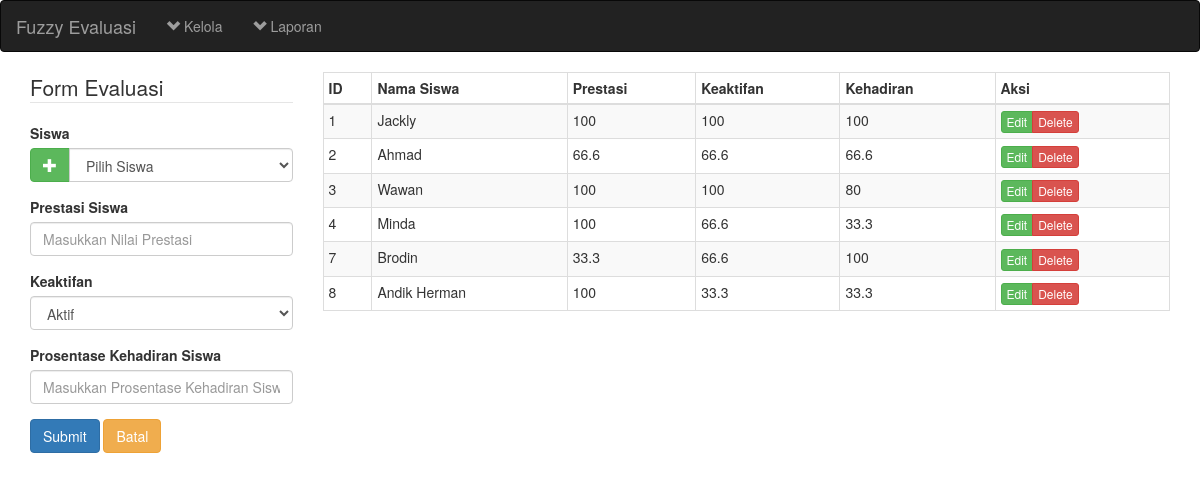
Screenshot of /fuzzyevaluasi2/evaluasi.php with the database file from the repository.
### tables this page shows
CREATE TABLE `evaluasi` (
  `id_evaluasi` int(11) NOT NULL AUTO_INCREMENT,
  `id_siswa` int(11) NOT NULL DEFAULT '0',
  `prestasi` float DEFAULT '0',
  `keaktifan` float DEFAULT '0',
  `kehadiran` float DEFAULT '0',
  `datetime` datetime NOT NULL DEFAULT CURRENT_TIMESTAMP ON UPDATE CURRENT_TIMESTAMP,
  PRIMARY KEY (`id_evaluasi`)
);

CREATE TABLE `siswa` (
  `id_siswa` int(11) NOT NULL AUTO_INCREMENT,
  `nim` int(11) NOT NULL,
  `nama_siswa` varchar(100) NOT NULL,
  `id_kelas` int(11) DEFAULT NULL,
  `j_kelamin` enum('L','P') NOT NULL,
  `alamat` varchar(255) DEFAULT NULL,
  `telp` varchar(12) DEFAULT NULL,
  `datetime` datetime DEFAULT CURRENT_TIMESTAMP ON UPDATE CURRENT_TIMESTAMP,
  PRIMARY KEY (`id_siswa`,`nim`)
);

### fuzzyevaluasi2/evaluasi.php (called while the page is built, shortened)
<?php include('header.php'); ?>
<?php include('content-evaluasi.php'); ?>
<?php include('footer.php'); ?>

### fuzzyevaluasi2/functions.php (called while the page is built, shortened)
<?php
function baseurl(){
	return "http://".$_SERVER['HTTP_HOST']."/fuzzyevaluasi2/";
}
 ?>

### fuzzyevaluasi2/list-evaluasi.php (the view, shortened to what this page needs)
<?php
$sql="select * from evaluasi a left join siswa b on a.id_siswa=b.id_siswa";
$result=mysql_query($sql)or die('Maaf, Query Salah');
function show_fuzzy($show){
	global $result;
	if($result==true){
		while($row=mysql_fetch_array($result)):
			?>
				<tr>
					<td><?php echo $row['id_evaluasi'] ?></td>
					<td><?php echo $row['nama_siswa'] ?></td>
					<td><?php echo $row['prestasi'] ?></td>
					<td><?php echo $row['keaktifan'] ?></td>
					<td><?php echo $row['kehadiran'] ?></td>
				<?php
					switch ($show) {
						case 'all':
							?>
							<td><div class="btn-group">
								<a href="proses.php?form=evaluasi&a=edit&id=<?php echo $row['id_evaluasi'] ?>" class="btn btn-xs btn-success">Edit</a>
								<a href="proses.php?form=evaluasi&a=delete&id=<?php echo $row['id_evaluasi'] ?>" class="btn btn-xs btn-danger">Delete</a>
							</div></td>
							<?php
							break;
							?>
							<?php
					}
				?>
				</tr>
			<?php
		endwhile;
	}
}
?>

### fuzzyevaluasi2/header.php (shortened to what this page needs)
<?php include('functions.php'); ?>
<!DOCTYPE html>
	<html lang="">
		<head>
		</head>
		<body>
			<nav class="navbar  navbar-inverse navbar-static" role="navigation">
				<div class="navbar-header">
					<a class="navbar-brand" href="index.php">Fuzzy Evaluasi</a>
				</div>
				<div class="collapse navbar-collapse navbar-ex1-collapse">
					<ul class="nav navbar-nav ">
						<li class="dropdown">
							<a href="#" class="dropdown-toggle" data-toggle="dropdown"><i class="glyphicon glyphicon-chevron-down"></i> Kelola </b></a>
						</li><li class="dropdown">
							<a href="#" class="dropdown-toggle" data-toggle="dropdown"><i class="glyphicon glyphicon-chevron-down"></i> Laporan </a>
						</li>
					</ul>
				</div>
			</nav>

### fuzzyevaluasi2/content-evaluasi.php
<div class="container">
	<div class="row">
		<div class="col-xs-3 col-sm-3 col-md-3 col-lg-3">
			<?php include('form-evaluasi.php'); ?>
		</div>
		<div class="col-xs-9 col-sm-9 col-md-9 col-lg-9">
			<table class="table table-hover table-condensed table-striped table-bordered">
				<thead>
					<tr>
						<th>ID</th>
						<th>Nama Siswa</th>
						<th>Prestasi</th>
						<th>Keaktifan</th>
						<th>Kehadiran</th>
						<th>Aksi</th>
					</tr>
				</thead>
				<?php include('list-evaluasi.php');
					show_fuzzy('all');
				?>
			</table>
		</div>
	</div>
</div>

### fuzzyevaluasi2/form-evaluasi.php (shortened to what this page needs)
<?php
$evalid= isset($_GET['id']) ? $_GET['id'] : '';
 ?>
<form action="proses.php" method="POST" role="form">
				<legend>Form Evaluasi</legend>
				<?php
					$aktif=array(
						'33.3','66.6','100');
				?>
				<div class="form-group"><label for="id_siswa">Siswa</label>
					<div class="input-group">
 		<span class="input-group-btn">
        					<a class="btn btn-success " href="siswa.php"><i class="glyphicon glyphicon-plus"></i></a>
      </span>
					<select name="id_siswa" id="id_siswa" class="form-control" required="required">
						<option value='0'>Pilih Siswa</option>
					</select>
</div>
				</div>
				<div class="form-group">
					<label for="prestasi">Prestasi Siswa</label>
					<input name="prestasi" type="text" class="form-control" id="prestasi" required placeholder="Masukkan Nilai Prestasi" value="<?php echo (!empty($prestasi)?$prestasi:''); ?>">
				</div>
				<div class="form-group">
					<label for="aktif">Keaktifan</label>
					<select name="aktif" id="aktif" class="form-control" required="required">
							<?php if(isset($aktif)): ?>
								<?php if($aktif=='33.3'): ?>
								<option value='33.3' selected='selected'>Pasif </option>
								<option value='66.6'>Sedang </option>
								<option value='100'>Aktif </option>
								<?php elseif($aktif=='66.6'): ?>
								<option value='33.3' >Pasif </option>
								<option value='66.6' selected='selected'>Sedang </option>
								<option value='100'>Aktif </option>
								<?php else: ?>
								<option value='100' selected='selected'>Aktif </option>
								<?php endif; ?>
							<?php else: ?>
							<option value='33.3'>Pasif </option>
							<option value='66.6'>Sedang </option>
							<option value='100'>Aktif </option>
							<?php endif; ?>
					</select>
				</div>
				<div class="form-group">
					<label for="kehadiran">Prosentase Kehadiran Siswa</label>
					<input name="kehadiran" type="text" class="form-control" id="kehadiran" required placeholder="Masukkan Prosentase Kehadiran Siswa" value="<?php echo (!empty($hadir)?$hadir:''); ?>">
				</div>
				<button name="<?php echo !empty($evalid)?'save':'submit'; ?>" type="submit" class="btn btn-primary">Submit</button>
				<a href="evaluasi.php" class="btn btn-warning">Batal</a>
			</form>

### fuzzyevaluasi2/footer.php (shortened to what this page needs)
		<link href="<?php echo baseurl() ?>css/bootstrap.min.css" rel="stylesheet" media="all">
		<link href="<?php echo baseurl() ?>css/print.css" rel="stylesheet" media="print">
	</body>
</html>

### rows the page displays
evaluasi: id_evaluasi "1", siswa.nama_siswa "Jackly", prestasi "100", keaktifan "100", kehadiran "100"
evaluasi: id_evaluasi "2", siswa.nama_siswa "Ahmad", prestasi "66.6", keaktifan "66.6", kehadiran "66.6"
evaluasi: id_evaluasi "3", siswa.nama_siswa "Wawan", prestasi "100", keaktifan "100", kehadiran "80"
evaluasi: id_evaluasi "4", siswa.nama_siswa "Minda", prestasi "100", keaktifan "66.6", kehadiran "33.3"
evaluasi: id_evaluasi "7", siswa.nama_siswa "Brodin", prestasi "33.3", keaktifan "66.6", kehadiran "100"
evaluasi: id_evaluasi "8", siswa.nama_siswa "Andik Herman", prestasi "100", keaktifan "33.3", kehadiran "33.3"
